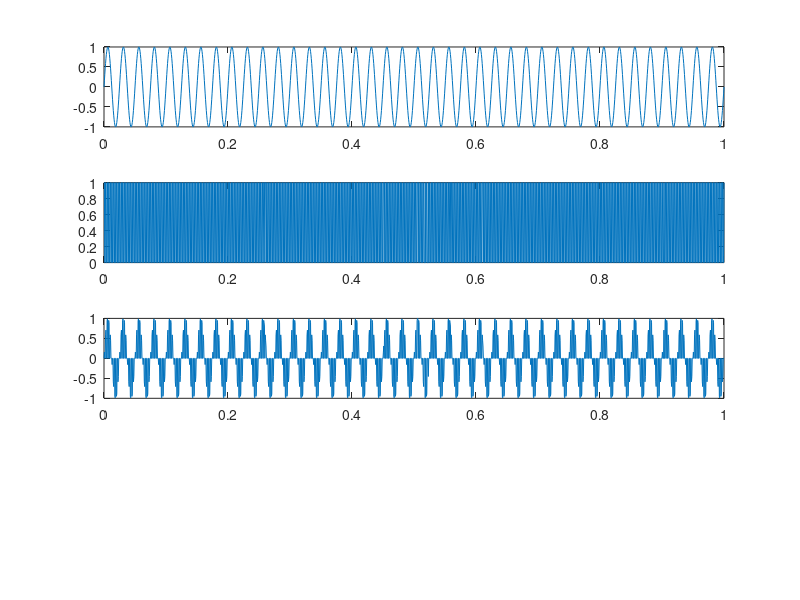

MATLAB code for this plot: (Note: this script raises an error after producing the figure.)
close all
clear
fc = 100;
fm = 40;
fs = 16*fc;
t = 0:1/fs:1;
mt = sin((2*pi*fm).*t);

subplot(4,1,1);
plot(t,mt);
ct = square((2*pi*4*fc).*t);
ct = (ct + 1)/2;
subplot(4,1,2);
plot(t,ct);

st = mt.*ct;
subplot(4,1,3);
plot(t,st);

dt = lowpass(st,1,50);
subplot(4,1,4);
plot(t,dt);